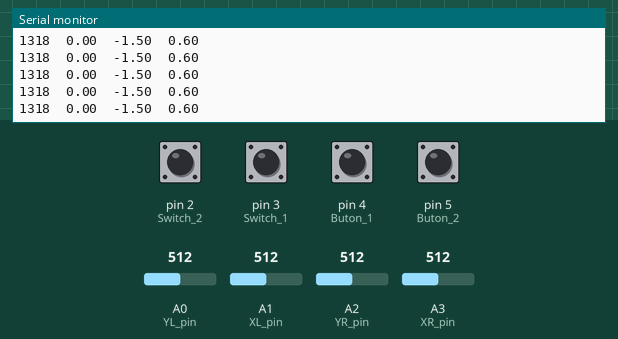
This sketch was run on a simulated Arduino Uno, built with avr-gcc and run on an emulated ATmega328P. Shown: the last lines printed to the serial monitor. The inputs (shaded band) are chosen by the test bench; at power-on: pin 2 (Switch_2), pin 3 (Switch_1), pin 4 (Buton_1), pin 5 (Buton_2) HIGH, A1 (XL_pin) = 512, A3 (XR_pin) = 512, A0 (YL_pin) = 512, A2 (YR_pin) = 512. No radio packets arrive unless stated.

Above: at 1.2 s.
1.3 s: A1 (XL_pin) set to 528
At 2.2 s:
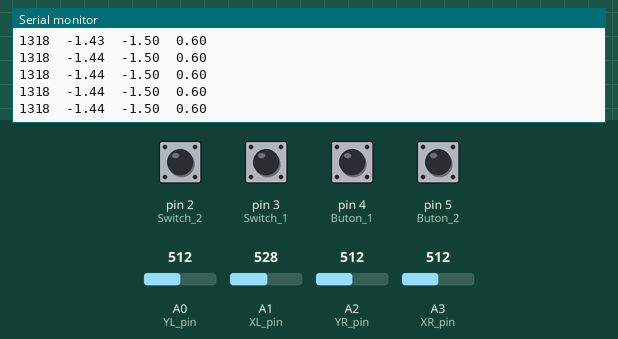
4.3 s: A3 (XR_pin) set to 559
At 5.3 s:
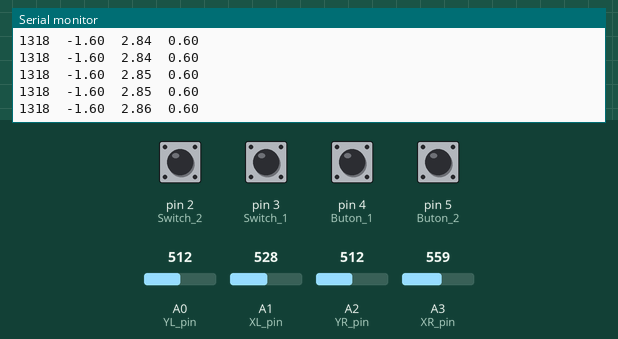
7.3 s: A3 (XR_pin) set to 574
At 7.8 s:
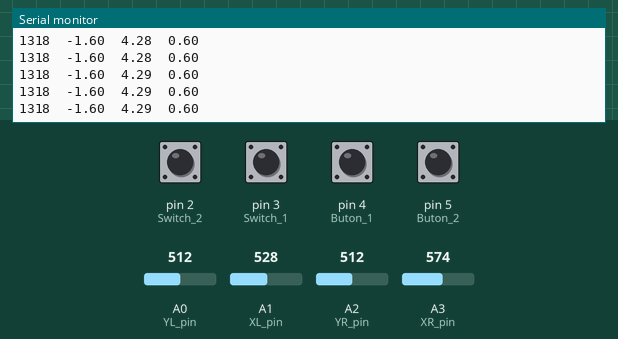
Timing chart, 0 to 9.6 s (numbered marks = the images above; inputs shaded):
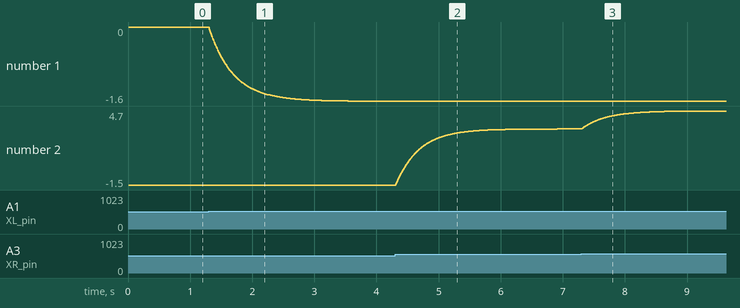

Measured:
- after the input at 1.3 s, the serial monitor: prints a new line at once (image 1)
- plotted number 1: 0 → -1.6 after the input at 1.3 s

The sketch:

Kumanda_Kodu.ino
```cpp
#include  <SPI.h>
#include "nRF24L01.h"
#include "RF24.h"
#include <Smoothed.h>

Smoothed <float> degerexpo;
Smoothed <float> degerxrexpo;
Smoothed <float> degerxlexpo;
Smoothed <float> degeryrexpo;

RF24 radio(9, 10);

const uint64_t pipe = 0xF0F0F0F0E1LL;

float scaleX =  0.1;
float calX =    -527;
float offsetX = 0;

float scaleY = -0.1;
float calY = -507;
float offsetY = 0;

float scaleZ = -0.1;
float calZ = -512;
float offsetZ = 0;

float scaleThrust = 1.5;
float calThrust = -500;
float offsetThrust = 1300;

const int XL_pin = 1; // analog pin connected to XL output
const int YL_pin = 0; // analog pin connected to YL output

const int XR_pin = 3; // analog pin connected to XR output
const int YR_pin = 2; // analog pin connected to YR output

int ID = 0;
float xr, yr;
float xl, yl;
float smoothyl, smoothxr, smoothxl, smoothyr;
bool but1, but2, switch1, switch2;
void readJoyStick();
void printPackage();


struct Package
{
  int   thrust = 0;
  float   x = 0;
  float   y = 0;
  float   z = 0;
  int  id = 0;
  bool but1 = 1;
  bool but2 = 1;
  bool switch1 = 1;
  bool switch2 = 1;
};

Package package;

void setup() {

  pinMode(2, INPUT_PULLUP); //Switch 2
  pinMode(3, INPUT_PULLUP); //Switch 1
  pinMode(4, INPUT_PULLUP); //Buton 1
  pinMode(5, INPUT_PULLUP); //Buton 2

  Serial.begin(57600);
  radio.begin();
  radio.setAutoAck(false);
  radio.setDataRate(RF24_250KBPS);
  radio.setPALevel(RF24_PA_LOW);
  radio.openWritingPipe(pipe);
  radio.stopListening();
  degerexpo.begin(SMOOTHED_EXPONENTIAL, 1);
  degerxrexpo.begin(SMOOTHED_EXPONENTIAL, 1);
  degerxlexpo.begin(SMOOTHED_EXPONENTIAL, 1);
  degeryrexpo.begin(SMOOTHED_EXPONENTIAL, 1);
}

void loop() {
  readJoyStick();

  package.x =       (xr + calX) * scaleX + offsetX;
  package.y =       (yr + calY) * scaleY + offsetY;
  package.z =       (xl + calZ) * scaleZ + offsetZ;
  package.thrust =  (yl + calThrust) * scaleThrust + offsetThrust;
  package.id = ID;
  ID++;
  package.but1 = but1;
  package.but2 = but2;
  package.switch1 = switch1;
  package.switch2 = switch2;
  radio.write(&package, sizeof(package));
  printPackage();
}
void readJoyStick()
{
  but1 = digitalRead(4);
  but2 = digitalRead(5);
  switch1 = digitalRead(3);
  switch2 = digitalRead(2);

  smoothxr = analogRead(XR_pin);
  smoothxl = analogRead(XL_pin);
  smoothyr = 1013 - analogRead(YR_pin);
  smoothyl = max(analogRead(YL_pin), 0);

  degerexpo.add(smoothyl);
  degerxrexpo.add(smoothxr);
  degerxlexpo.add(smoothxl);
  degeryrexpo.add(smoothyr);

  xr = degerxrexpo.get();
  xl = degerxlexpo.get();
  yr = degeryrexpo.get();
  yl = degerexpo.get();


}


void printPackage()
{
  Serial.print(package.thrust);
  Serial.print("\t");
  Serial.print(package.z);
  Serial.print("\t");
  Serial.print(package.x);
  Serial.print("\t");
  Serial.println(package.y);

}
```
